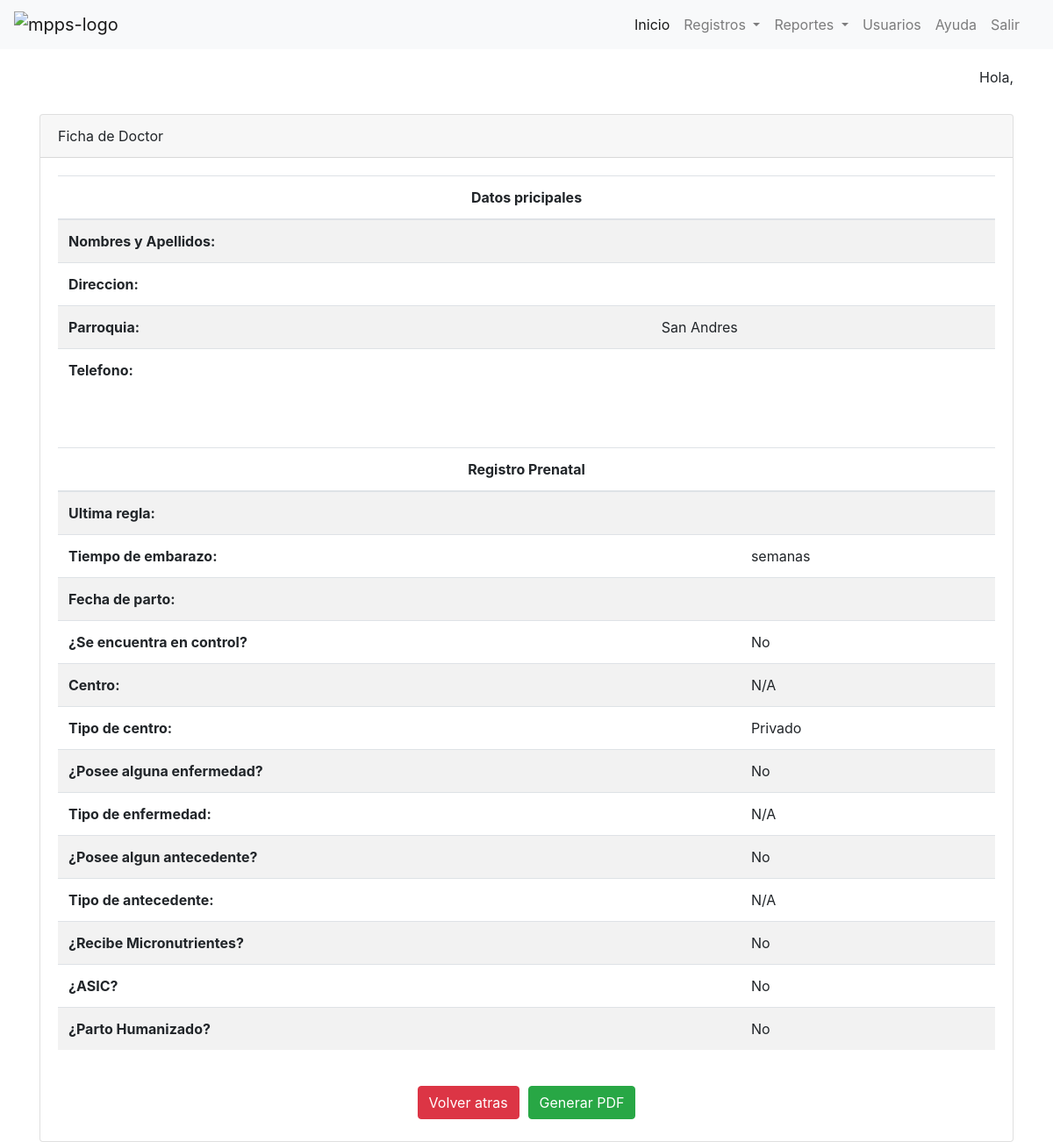
The app's page /individual.php?id=4&condicion=1, older data.
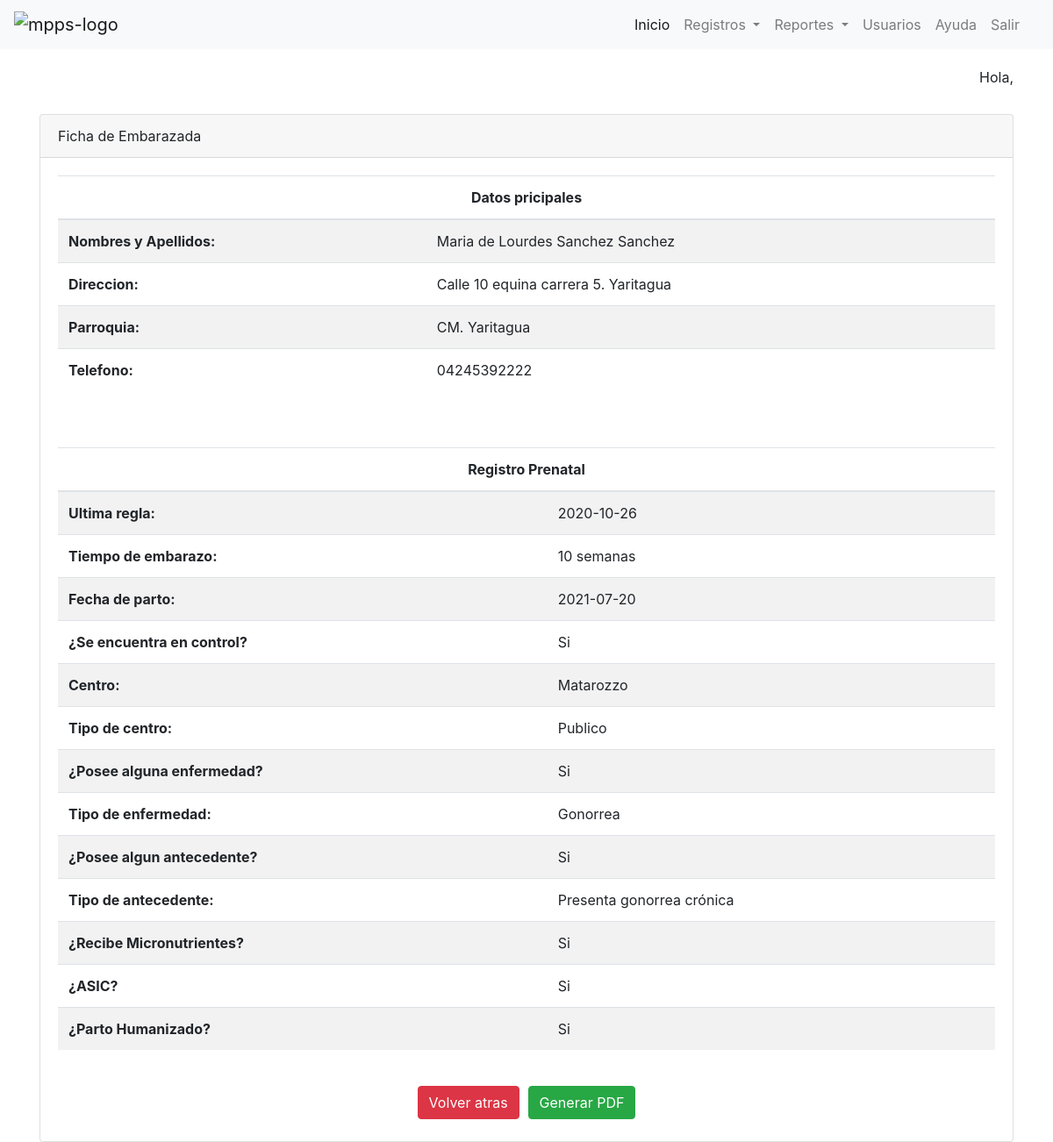
The same page, newer data.
### tables this page shows
CREATE TABLE `prenatal` (
  `id` int(11) NOT NULL,
  `ultima_regla` date NOT NULL,
  `tiempo_embarazo` float NOT NULL,
  `fecha_parto` date NOT NULL,
  `tcontrol` tinyint(1) NOT NULL DEFAULT 1,
  `centro` varchar(200) DEFAULT NULL,
  `condicion_centro` tinyint(1) NOT NULL DEFAULT 0,
  `enfermedad` tinyint(1) NOT NULL DEFAULT 1,
  `tipo_enfermedad` varchar(200) DEFAULT NULL,
  `micronutrientes` tinyint(1) NOT NULL DEFAULT 1,
  `asic` tinyint(1) NOT NULL DEFAULT 1,
  `parto_humanizado` tinyint(1) NOT NULL DEFAULT 1,
  `antecedentes` tinyint(1) NOT NULL DEFAULT 1,
  `tipo_antecedente` text DEFAULT NULL,
  `id_embarazada` int(11) NOT NULL
);

CREATE TABLE `embarazadas` (
  `id` int(11) UNSIGNED NOT NULL,
  `cedula` varchar(9) NOT NULL,
  `nombres` varchar(100) NOT NULL DEFAULT '',
  `apellidos` varchar(100) NOT NULL DEFAULT '',
  `direccion` text NOT NULL,
  `parroquia` int(1) NOT NULL,
  `telefono` varchar(11) NOT NULL DEFAULT '',
  `condicion` tinyint(1) NOT NULL,
  `created_date` timestamp NOT NULL DEFAULT current_timestamp(),
  `updated_date` timestamp NOT NULL DEFAULT current_timestamp() ON UPDATE current_timestamp()
);

### individual.php (called while the page is built, shortened)
<?php
    include 'emb_individual.php';
?>

### emb_individual.php (the view, shortened to what the changed rows need)
<?php
    function consulta_cedula($id) {
        include 'conexion.php';
        $query = "SELECT * FROM embarazadas INNER JOIN prenatal ON embarazadas.id=prenatal.id_embarazada WHERE embarazadas.id='$id'";
        $consulta = $link->query($query);
        $resultado = $consulta->fetch_object();
        return $resultado;
    }
?>
<div class="container">
    <div class="row">
        <div class="col-12">
            <div class="card mycard">
                <div class="card-header">
                    <?php
                    $id = $_GET['id'];
                    $valor = consulta_cedula($id);
                        if($valor->condicion == 1){ echo "Ficha de Embarazada"; }else{ echo "Ficha de Doctor";}
                        if($valor->parroquia == 1){ $parroquia = 'CM. Yaritagua'; }else{ $parroquia = 'San Andres';}
                        if($valor->tcontrol == 1){ $encontrol = 'Si'; }else{ $encontrol = 'No'; }
                        if($valor->enfermedad == 1){ $enfermedad = 'Si'; }else{ $enfermedad = 'No'; }
                        if($valor->antecedentes == 1){ $antecedente = 'Si'; }else{ $antecedente = 'No'; }
                        if($valor->micronutrientes == 1){ $mircronutrientes = 'Si'; }else{ $mircronutrientes = 'No'; }
                        if($valor->asic == 1){ $asic = 'Si'; }else{ $asic = 'No'; }
                        if($valor->parto_humanizado == 1){ $parto_humanizado = 'Si'; }else{ $parto_humanizado = 'No'; }
                        if($valor->condicion_centro == 1){ $condicion = 'Publico'; }else{ $condicion = 'Privado';}
                    ?>
                </div>
                <div class="card-body">
                    <table class="table table-striped">
                        <thead>
                            <tr>
                                <th colspan="2" class="text-center">Datos pricipales</th>
                            </tr>
                        </thead>
                        <tbody>
                            <tr>
                                <th>Nombres y Apellidos:</th>
                                <td>
                                    <?= $valor->nombres.' '.$valor->apellidos ?>
                                </td>
                            </tr>
                            <tr>
                                <th>Direccion:</th>
                                <td>
                                    <?= $valor->direccion ?>
                                </td>
                            </tr>
                            <tr>
                                <th>Parroquia:</th>
                                <td>
                                    <?= $parroquia ?>
                                </td>
                            </tr>
                            <tr>
                                <th>Telefono:</th>
                                <td>
                                    <?= $valor->telefono ?>
                                </td>
                            </tr>
                        </tbody>
                    </table><br><br>
                    <table class="table table-striped">
                        <thead>
                            <tr>
                                <th colspan="2" class="text-center">Registro Prenatal</th>
                            </tr>
                        </thead>
                        <tbody>
                            <tr>
                                <th>Ultima regla:</th>
                                <td>
                                    <?= $valor->ultima_regla ?>
                                </td>
                            </tr>
                            <tr>
                                <th>Tiempo de embarazo:</th>
                                <td>
                                    <?= $valor->tiempo_embarazo.' semanas' ?>
                                </td>
                            </tr>
                            <tr>
                                <th>Fecha de parto:</th>
                                <td>
                                    <?= $valor->fecha_parto ?>
                                </td>
                            </tr>
                            <tr>
                                <th>¿Se encuentra en control?</th>
                                <td>
                                    <?= $encontrol ?>
                                </td>
                            </tr>
                            <tr>
                                <th>Centro:</th>
                                <td>
                                    <?php
                                        if($valor->centro == null){ echo 'N/A'; }else{ echo $valor->centro; }
                                    ?>
                                </td>
                            </tr>
                            <tr>
                                <th>Tipo de centro:</th>
                                <td>
                                    <?= $condicion ?>
                                </td>
                            </tr>
                            <tr>
                                <th>¿Posee alguna enfermedad?</th>
                                <td>
                                    <?= $enfermedad ?>
                                </td>
                            </tr>
                            <tr>
                                <th>Tipo de enfermedad:</th>
                                <td>
                                    <?php
                                        if($valor->tipo_enfermedad == null){ echo 'N/A'; }else{ echo $valor->tipo_enfermedad; }
                                    ?>
                                </td>
                            </tr>
                            <tr>
                                <th>¿Posee algun antecedente?</th>
                                <td>
                                    <?= $antecedente ?>
                                </td>
                            </tr>
                            <tr>
                                <th>Tipo de antecedente:</th>
                                <td>
                                    <?php
                                        if($valor->tipo_antecedente == null){ echo 'N/A'; }else{ echo $valor->tipo_antecedente; }
                                    ?>
                                </td>
                            </tr>
                            <tr>
                                <th>¿Recibe Micronutrientes?</th>
                                <td>
                                    <?= $mircronutrientes ?>
                                </td>
                            </tr>
                            <tr>
                                <th>¿ASIC?</th>
                                <td>
                                    <?= $asic ?>
                                </td>
                            </tr>
                            <tr>
                                <th>¿Parto Humanizado?</th>
                                <td>
                                    <?= $parto_humanizado ?>
                                </td>
                            </tr>
                        </tbody>
                    </table>
                </div>
                <div class="row">
                    <div class="col-12">
                    </div>
                </div>
            </div>
        </div>
    </div>
</div>

Row changes from the older to the newer data that the page shows:
added prenatal: id_embarazada.nombres "Maria de Lourdes", id_embarazada.apellidos "Sanchez Sanchez", id_embarazada.direccion "Calle 10 equina carrera 5. Yaritagua", id_embarazada.parroquia "CM. Yaritagua", id_embarazada.telefono "04245392222", ultima_regla "2020-10-26", tiempo_embarazo "10", fecha_parto "2021-07-20", tcontrol "Si", centro "Matarozzo", condicion_centro "Publico", enfermedad "Si", tipo_enfermedad "Gonorrea", antecedentes "Si", tipo_antecedente "Presenta gonorrea crónica", micronutrientes "Si", asic "Si", parto_humanizado "Si"
Text that changed along with them:
$parroquia: "San Andres" → (not shown)
$encontrol: "No" → (not shown)
$condicion: "Privado" → (not shown)
$enfermedad: "No" → (not shown)
$antecedente: "No" → (not shown)
$mircronutrientes: "No" → (not shown)
$asic: "No" → (not shown)
$parto_humanizado: "No" → (not shown)
text no longer shown: "Ficha de Doctor N/A N/A N/A"
text now shown: "Ficha de Embarazada"
